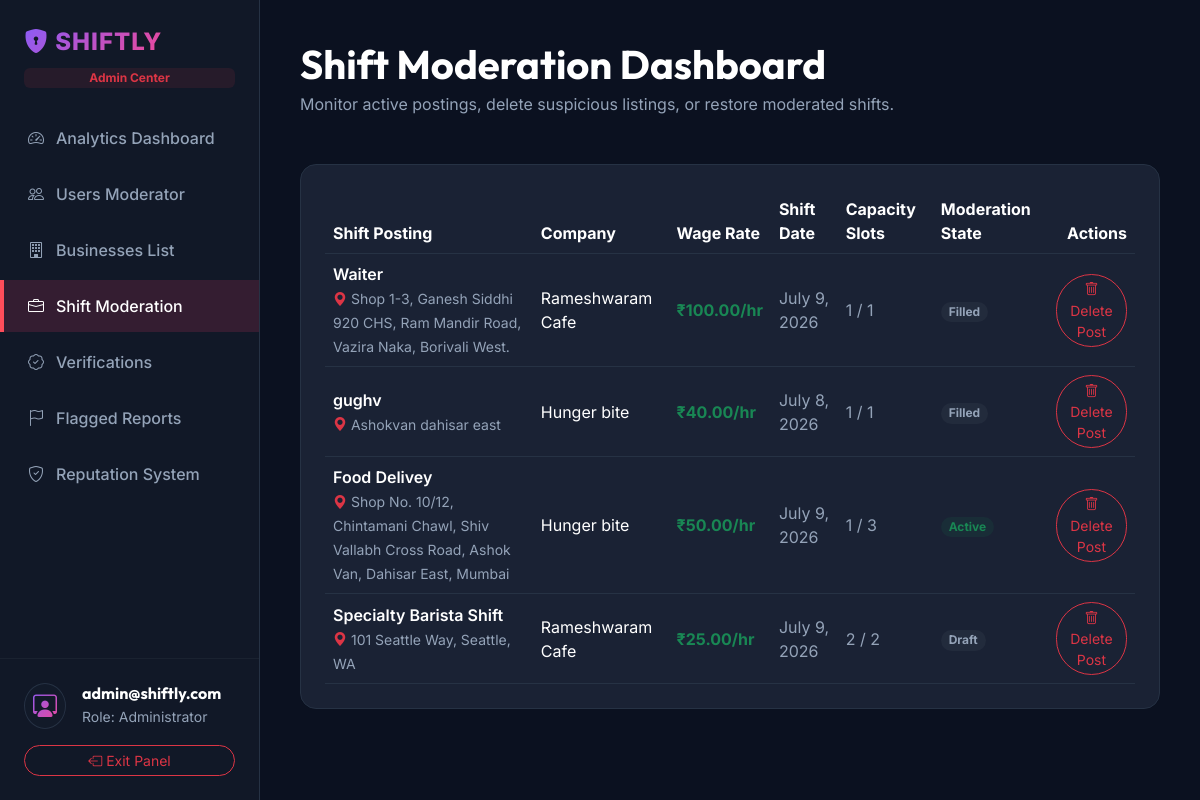
The app's page /api/v1/adminpanel/jobs/ (signed in) with its own data.
### accounts/models.py (models this page shows, shortened)
class User(AbstractUser):
    class Role(models.TextChoices):
        STUDENT = 'student', _('Student')
        BUSINESS = 'business', _('Business Owner')
        ADMIN = 'admin', _('Admin')
    class AccountStatus(models.TextChoices):
        PENDING = 'pending', _('Pending Approval')
        APPROVED = 'approved', _('Approved')
        REJECTED = 'rejected', _('Rejected')
        SUSPENDED = 'suspended', _('Suspended')
    username = None
    email = models.EmailField(_('email address'), unique=True)
    role = models.CharField(max_length=20, choices=Role.choices, default=Role.STUDENT)
    status = models.CharField(max_length=20, choices=AccountStatus.choices, default=AccountStatus.APPROVED)
    uuid = models.UUIDField(default=uuid.uuid4, editable=False, unique=True)
    is_active = models.BooleanField(default=True)
    is_verified = models.BooleanField(default=True)
    approved_by = models.ForeignKey('self', null=True, blank=True, on_delete=models.SET_NULL, related_name='approved_users')
    approved_at = models.DateTimeField(null=True, blank=True)
    created_at = models.DateTimeField(auto_now_add=True)
    updated_at = models.DateTimeField(auto_now=True)
    mfa_secret = models.CharField(max_length=255, blank=True, null=True)
    USERNAME_FIELD = 'email'
    REQUIRED_FIELDS = []
    objects = CustomUserManager()

### jobs/models.py (models this page shows, shortened)
class JobPosting(models.Model):
    class WorkType(models.TextChoices):
        REMOTE = 'remote', 'Remote'
        HYBRID = 'hybrid', 'Hybrid'
        ONSITE = 'onsite', 'Onsite'
    class RateType(models.TextChoices):
        HOURLY = 'hourly', 'Hourly'
        FIXED = 'fixed', 'Fixed'
    class JobStatus(models.TextChoices):
        DRAFT = 'draft', 'Draft'
        ACTIVE = 'active', 'Active'
        FILLED = 'filled', 'Filled'
        ARCHIVED = 'archived', 'Archived'
        CANCELLED = 'cancelled', 'Cancelled'
    class JobCategory(models.TextChoices):
        CAFE_RESTAURANT = 'cafe_restaurant', '☕ Cafe / Restaurant'
        RETAIL_SHOP = 'retail_shop', '🛍 Retail Shop'
        OFFICE_ASSISTANT = 'office_assistant', '🏢 Office Assistant'
        EVENT_STAFFING = 'event_staffing', '🎪 Event Staffing'
        DELIVERY_PARTNER = 'delivery_partner', '🚚 Delivery Partner'
        VIDEO_EDITOR = 'video_editor', '🎥 Video Editor'
        GRAPHIC_DESIGNER = 'graphic_designer', '🎨 Graphic Designer'
        SOFTWARE_DEVELOPER = 'software_developer', '💻 Software Developer'
    class JobMode(models.TextChoices):
        ONSITE = 'onsite', 'On-site'
        REMOTE = 'remote', 'Remote'
    uuid = models.UUIDField(default=uuid.uuid4, editable=False, unique=True)
    business = models.ForeignKey(BusinessProfile, on_delete=models.RESTRICT, related_name='jobs')
    title = models.CharField(max_length=255)
    description = models.TextField()
    work_type = models.CharField(max_length=20, choices=WorkType.choices, default=WorkType.ONSITE)
    location_name = models.CharField(max_length=255)
    latitude = models.DecimalField(max_digits=10, decimal_places=8)
    longitude = models.DecimalField(max_digits=11, decimal_places=8)
    base_pay = models.DecimalField(max_digits=10, decimal_places=2)
    rate_type = models.CharField(max_length=20, choices=RateType.choices, default=RateType.HOURLY)
    start_date = models.DateField()
    end_date = models.DateField()
    shift_start_time = models.TimeField()
    shift_end_time = models.TimeField()
    slots_available = models.PositiveIntegerField(default=1)
    slots_filled = models.PositiveIntegerField(default=0)
    status = models.CharField(max_length=20, choices=JobStatus.choices, default=JobStatus.DRAFT)
    category = models.CharField(max_length=50, choices=JobCategory.choices, default=JobCategory.CAFE_RESTAURANT)
    job_mode = models.CharField(max_length=20, choices=JobMode.choices, default=JobMode.ONSITE)
    hiring_radius = models.DecimalField(max_digits=5, decimal_places=2, default=4.00, null=True, blank=True)
    is_urgent = models.BooleanField(default=False)
    created_at = models.DateTimeField(auto_now_add=True)
    updated_at = models.DateTimeField(auto_now=True)

### businesses/models.py (models this page shows, shortened)
class BusinessProfile(models.Model):
    class VerificationStatus(models.TextChoices):
        PENDING = 'pending', 'Pending'
        VERIFIED = 'verified', 'Verified'
        REJECTED = 'rejected', 'Rejected'
    user = models.OneToOneField(settings.AUTH_USER_MODEL, on_delete=models.CASCADE, related_name='business_profile')
    company_name = models.CharField(max_length=150)
    company_logo_url = models.URLField(max_length=255, blank=True, null=True)
    website_url = models.URLField(max_length=255, blank=True, null=True)
    description = models.TextField(blank=True, null=True)
    industry = models.CharField(max_length=100)
    business_registration_no = models.CharField(max_length=50, unique=True)
    tax_id = models.CharField(max_length=50, blank=True, null=True)
    verification_status = models.CharField(
        max_length=20,
        choices=VerificationStatus.choices,
        default=VerificationStatus.PENDING
    )
    owner_name = models.CharField(max_length=150, blank=True, null=True)
    mobile_number = models.CharField(max_length=20, blank=True, null=True)
    address = models.TextField(blank=True, null=True)
    business_category = models.CharField(max_length=100, blank=True, null=True)
    gst_number = models.CharField(max_length=50, blank=True, null=True)
    business_license = models.FileField(upload_to='business_licenses/', blank=True, null=True)
    gst_document = models.FileField(upload_to='gst_documents/', blank=True, null=True)
    tax_document = models.FileField(upload_to='tax_documents/', blank=True, null=True)
    status = models.CharField(
        max_length=20,
        choices=VerificationStatus.choices,
        default=VerificationStatus.PENDING
    )
    is_verified = models.BooleanField(default=False)
    is_active = models.BooleanField(default=False)
    approved_by = models.ForeignKey(
        settings.AUTH_USER_MODEL,
        null=True,
        blank=True,
        on_delete=models.SET_NULL,
        related_name='approved_businesses'
    )
    approved_at = models.DateTimeField(null=True, blank=True)
    rejection_reason = models.TextField(blank=True, null=True)
    verification_requested_at = models.DateTimeField(null=True, blank=True)
    verification_updated_at = models.DateTimeField(null=True, blank=True)
    reputation_score = models.DecimalField(max_digits=5, decimal_places=2, default=100.00)
    latitude = models.DecimalField(max_digits=10, decimal_places=8, null=True, blank=True)
    longitude = models.DecimalField(max_digits=11, decimal_places=8, null=True, blank=True)
    created_at = models.DateTimeField(auto_now_add=True)
    updated_at = models.DateTimeField(auto_now=True)

### adminpanel/views.py (the view)
# urls.py: path('jobs/', AdminJobsView.as_view(), name='admin_jobs'),
class AdminJobsView(AdminRequiredMixin, ListView):
    template_name = 'adminpanel/jobs.html'
    context_object_name = 'jobs'
    paginate_by = 25
    def get_queryset(self):
        return JobPosting.objects.select_related('business').order_by('-created_at')

### templates/adminpanel/jobs.html (shortened to what this page needs)
{% extends 'adminpanel/base.html' %}
{% block content %}
<div class="container-fluid p-0">
    <div class="mb-5">
        <h1 class="text-white mb-1">Shift Moderation Dashboard</h1>
        <p class="text-muted mb-0">Monitor active postings, delete suspicious listings, or restore moderated shifts.</p>
    </div>
    <div class="dash-card p-4">
        {% if jobs %}
            <div class="table-responsive">
                <table class="table table-dark table-hover align-middle mb-0" style="--bs-table-bg: transparent; --bs-table-border-color: var(--dark-border);">
                    <thead>
                        <tr class="text-muted">
                            <th>Shift Posting</th>
                            <th>Company</th>
                            <th>Wage Rate</th>
                            <th>Shift Date</th>
                            <th>Capacity Slots</th>
                            <th>Moderation State</th>
                            <th class="text-end">Actions</th>
                        </tr>
                    </thead>
                    <tbody>
                        {% for job in jobs %}
                            <tr id="job-row-{{ job.id }}">
                                <td>
                                    <div class="fw-semibold text-white">{{ job.title }}</div>
                                    <small class="text-muted"><i class="bi bi-geo-alt-fill text-danger text-xs"></i> {{ job.location_name }}</small>
                                </td>
                                <td class="text-white">{{ job.business.company_name }}</td>
                                <td><span class="text-success fw-bold">₹{{ job.base_pay }}/hr</span></td>
                                <td class="text-muted">{{ job.start_date }}</td>
                                <td class="text-muted">{{ job.slots_filled }} / {{ job.slots_available }}</td>
                                <td id="job-status-{{ job.id }}">
                                    <span class="badge
                                        {% if job.status == 'active' %}bg-success
                                        {% elif job.status == 'deleted' %}bg-danger
                                        {% else %}bg-secondary{% endif %}
                                        bg-opacity-10
                                        text-{% if job.status == 'active' %}success{% elif job.status == 'deleted' %}danger{% else %}secondary{% endif %}
                                        px-2.5 py-1.5 rounded-pill">
                                        {{ job.status|capfirst }}
                                    </span>
                                </td>
                                <td class="text-end" id="job-actions-{{ job.id }}">
                                    {% if job.status != 'deleted' %}
                                        <button class="btn btn-sm btn-outline-danger rounded-pill moderate-btn" data-id="{{ job.id }}" data-action="delete">
                                            <i class="bi bi-trash"></i> Delete Post
                                        </button>
                                    {% else %}
                                        <button class="btn btn-sm btn-outline-success rounded-pill moderate-btn" data-id="{{ job.id }}" data-action="restore">
                                            <i class="bi bi-arrow-counterclockwise"></i> Restore
                                        </button>
                                    {% endif %}
                                </td>
                            </tr>
                        {% endfor %}
                    </tbody>
                </table>
            </div>
        {% else %}
            <div class="text-center py-5">
                <i class="bi bi-briefcase text-muted display-4"></i>
                <h5 class="text-white mt-3">No shifts listed</h5>
                <p class="text-muted small mb-0">Employer shift job postings will populate here.</p>
            </div>
        {% endif %}
    </div>
</div>
{% endblock %}

### templates/adminpanel/base.html (shortened to what this page needs)
<!DOCTYPE html>
<html lang="en" data-bs-theme="dark">
<head>
    <link href="https://cdn.jsdelivr.net/npm/bootstrap@5.3.3/dist/css/bootstrap.min.css" rel="stylesheet">
    <link rel="stylesheet" href="https://cdn.jsdelivr.net/npm/bootstrap-icons@1.11.3/font/bootstrap-icons.min.css">
    <link rel="stylesheet" href="/assets/css/main.css">
</head>
<body>
    <aside class="sidebar d-flex flex-column justify-content-between py-4">
        <div>
            <div class="px-4 mb-4">
                <a href="{% url 'admin_dashboard' %}" class="navbar-brand text-gradient-admin fs-4 fw-extrabold"><i class="bi bi-shield-lock-fill"></i> SHIFTLY</a>
                <span class="badge bg-danger bg-opacity-10 text-danger d-block mt-2 w-fit">Admin Center</span>
            </div>
            <nav class="d-flex flex-column gap-1">
                <a href="{% url 'admin_dashboard' %}" class="sidebar-link {% if request.resolver_match.url_name == 'admin_dashboard' %}active{% endif %}">
                    <i class="bi bi-speedometer2"></i> Analytics Dashboard
                </a>
                <a href="{% url 'admin_users' %}" class="sidebar-link {% if request.resolver_match.url_name == 'admin_users' %}active{% endif %}">
                    <i class="bi bi-people"></i> Users Moderator
                </a>
                <a href="{% url 'admin_businesses' %}" class="sidebar-link {% if request.resolver_match.url_name == 'admin_businesses' %}active{% endif %}">
                    <i class="bi bi-building"></i> Businesses List
                </a>
                <a href="{% url 'admin_jobs' %}" class="sidebar-link {% if request.resolver_match.url_name == 'admin_jobs' %}active{% endif %}">
                    <i class="bi bi-briefcase"></i> Shift Moderation
                </a>
                <a href="{% url 'admin_verifications' %}" class="sidebar-link {% if request.resolver_match.url_name == 'admin_verifications' %}active{% endif %}">
                    <i class="bi bi-patch-check"></i> Verifications
                </a>
                <a href="{% url 'admin_reports' %}" class="sidebar-link {% if request.resolver_match.url_name == 'admin_reports' %}active{% endif %}">
                    <i class="bi bi-flag"></i> Flagged Reports
                </a>
                <a href="{% url 'admin_reputation' %}" class="sidebar-link {% if request.resolver_match.url_name == 'admin_reputation' %}active{% endif %}">
                    <i class="bi bi-shield-check"></i> Reputation System
                </a>
            </nav>
        </div>
        <div class="px-4 border-top border-secondary border-opacity-10 pt-4">
            <div class="d-flex align-items-center gap-3 mb-3">
                <div class="bg-glass rounded-circle p-1">
                    <i class="bi bi-person-workspace text-gradient-admin fs-4 px-1"></i>
                </div>
                <div>
                    <h6 class="mb-0 text-white">{{ request.user.email|slice:":18" }}</h6>
                    <small class="text-muted">Role: Administrator</small>
                </div>
            </div>
            <a href="{% url 'logout_page' %}" class="btn btn-outline-danger btn-sm w-100 rounded-pill"><i class="bi bi-box-arrow-left"></i> Exit Panel</a>
        </div>
    </aside>
    <main class="main-content">
        {% block content %}{% endblock %}
    </main>
</body>
</html>

### records on screen
User: user.email "admin@shiftly.com"
JobPosting: title "Waiter", location_name "Shop 1-3, Ganesh Siddhi 920 CHS, Ram Mandir Road, Vazira Naka, Borivali West.", business.company_name "Rameshwaram Cafe", base_pay "100.00", start_date "July 9, 2026", slots_filled "1", slots_available "1", status "Filled"
JobPosting: title "gughv", location_name "Ashokvan dahisar east", business.company_name "Hunger bite", base_pay "40.00", start_date "July 8, 2026", slots_filled "1", slots_available "1", status "Filled"
JobPosting: title "Food Delivey", location_name "Shop No. 10/12, Chintamani Chawl, Shiv Vallabh Cross Road, Ashok Van, Dahisar East, Mumbai", business.company_name "Hunger bite", base_pay "50.00", start_date "July 9, 2026", slots_filled "1", slots_available "3", status "Active"
JobPosting: title "Specialty Barista Shift", location_name "101 Seattle Way, Seattle, WA", business.company_name "Rameshwaram Cafe", base_pay "25.00", start_date "July 9, 2026", slots_filled "2", slots_available "2", status "Draft"
